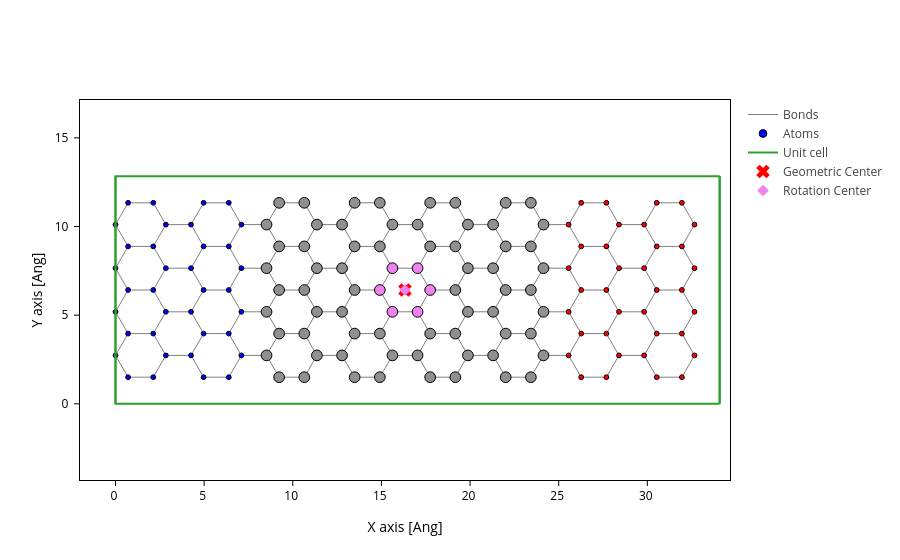

This figure's notebook cell:
### Markdown cell above
# Benchmark Electrode: self-energy method against built-in

### Code cell
i = 1
length = 2
lenght, width, center_size = infer_centersize(length, i)

__params__ribbon = f"{length}L_{width}W_{center_size}C"
print(f"{__params__ribbon = }")
electrode = build_electrode(width=width, length=length)
ribbon = build_nanoribbon(electrode=electrode, center_size=center_size)
device_ribbon, lr_idx_ribbon = build_reduced_device(ribbon, electrode, repeat=1)
# device_ribbon.write(f"structures/ribbon_{__params__ribbon}.xyz")
atoms_style = mark_electrode(lr_idx_ribbon)
device_ribbon.plot(axes="xy", atoms_style=atoms_style)

plot_with_center(device_ribbon, atoms_style=atoms_style)

### Figure 1 — Plotly figure (JSON) as saved in the notebook; plotly's stock layout.template omitted (floating-point values rounded to 4 significant figures; data arrays with more than 128 entries replaced by an {"elided": "..."} marker saying what was removed)
{"data": [{"line": {"color": "gray", "width": 1}, "meta": {}, "mode": "lines", "name": "Bonds", "opacity": 1, "type": "scatter", "x": {"elided": "4116 float values"}, "y": {"elided": "4116 float values"}}, {"marker": {"color": {"elided": "144 str values"}, "line": {"color": "black", "width": 1}, "opacity": 1, "size": {"elided": "144 float values"}}, "meta": {}, "mode": "markers", "name": "Atoms", "opacity": 1, "type": "scatter", "x": {"elided": "144 float values"}, "y": {"elided": "144 float values"}}, {"meta": {}, "mode": "lines", "name": "Unit cell", "type": "scatter", "x": [0.0, 0.0, 34.08, 34.08, 0.0, 0.0, NaN, 0.0, 0.0, 0.0, 34.08, 34.08, 0.0, NaN, 34.08, 34.08, NaN, 34.08, 34.08], "y": [0.0, 12.84, 12.84, 12.84, 12.84, 12.84, NaN, 12.84, 0.0, 0.0, 0.0, 0.0, 0.0, NaN, 12.84, 0.0, NaN, 12.84, 0.0]}, {"marker": {"color": "red", "size": 12, "symbol": "x"}, "mode": "markers", "name": "Geometric Center", "type": "scatter", "x": [16.33], "y": [6.419]}, {"marker": {"color": "violet", "size": 9, "symbol": "diamond"}, "mode": "markers", "name": "Rotation Center", "type": "scatter", "x": [16.33], "y": [6.419]}], "layout": {"scene": {"aspectmode": "data", "xaxis": {"title": {"text": "X axis [Ang]"}}, "yaxis": {"title": {"text": "Y axis [Ang]"}}}, "xaxis": {"scaleanchor": "y", "scaleratio": 1, "title": {"text": "X axis [Ang]"}}, "yaxis": {"title": {"text": "Y axis [Ang]"}}}}
